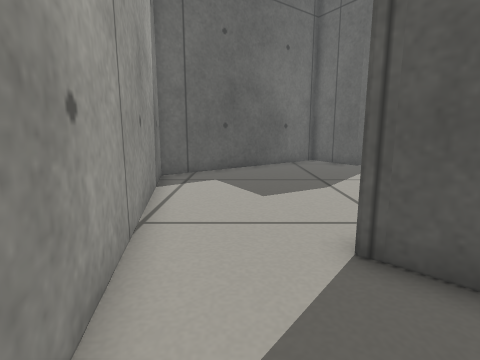
view 1 (above)

12 first-person views from a walk through a world built for the Gazebo simulator. The camera is 0.37 m above the floor, tilts 10° down and sees 80° across. The floor is counted in squares, 0.2 m on a side. Each view is taken from the middle of a square. On the plan, view 1 faces up. The plan holds only what a view shows up to about 16 squares ahead; the rest is blank.

view 2
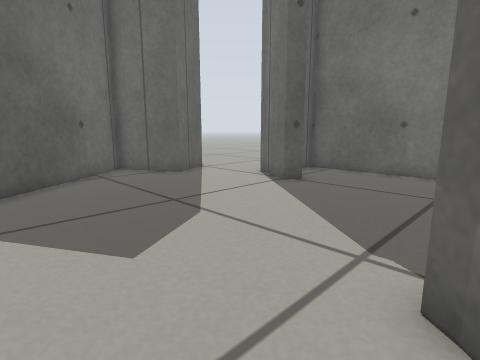

view 3
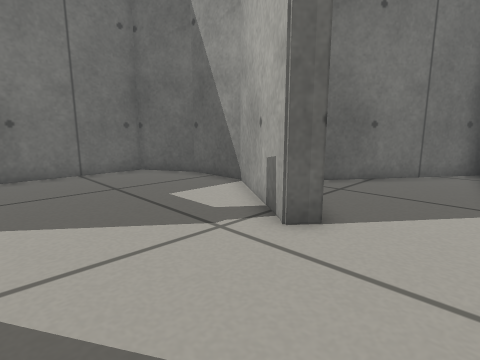

view 4
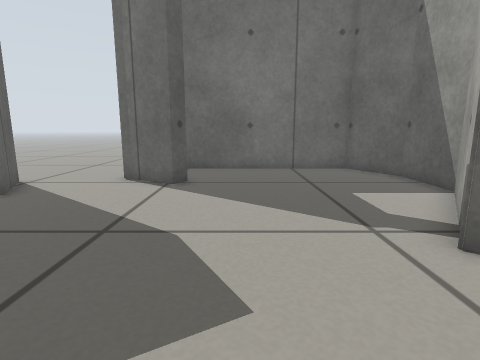

view 5
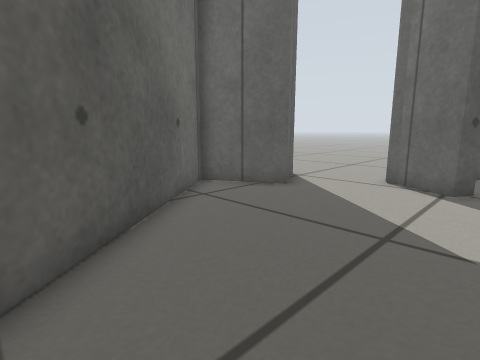

view 6
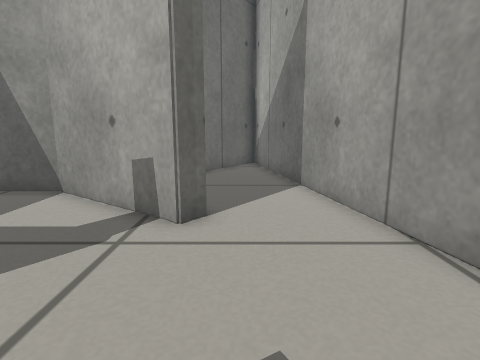

view 7
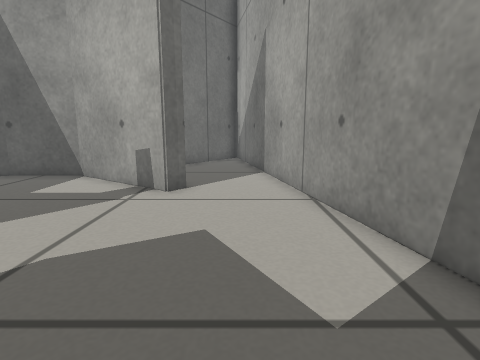

view 8
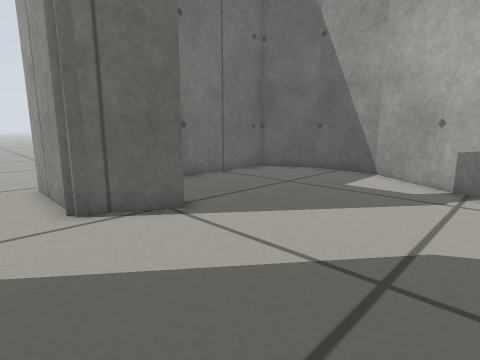

view 9
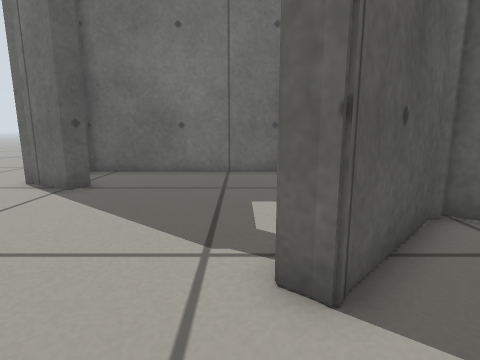

view 10
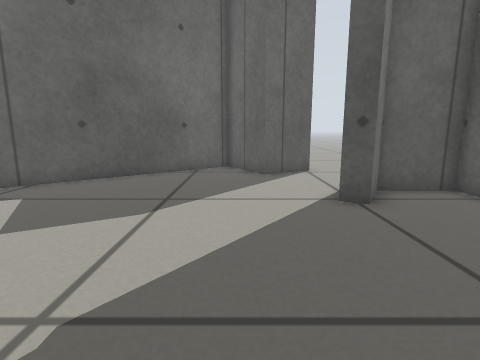

view 11
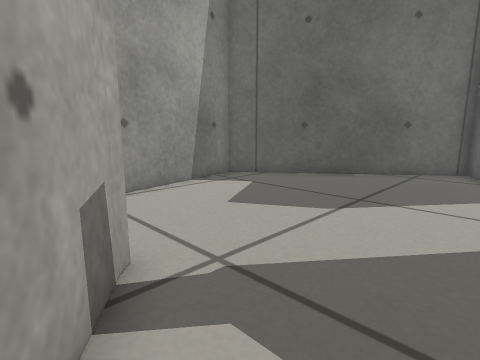

view 12
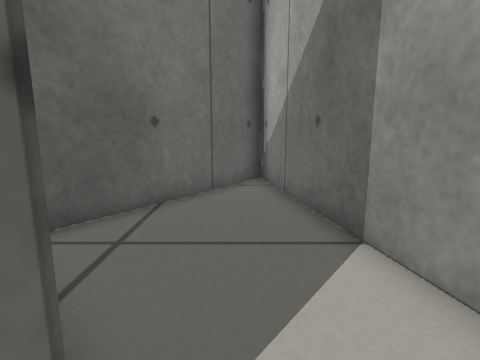

### Floor plan
Points are (right, up) in squares from view 1. A wall is a line through its corners. A room is listed if a view was taken in it or the views show most of it. See-through windows are left out.
Room 1 (views 1, 2, 3, 4, 5, 6, 7, 8, 9, 10, 11, 12)
walls: (2.2, 4.5) (6.4, 1.6) (9.3, 1.6) (11.6, 2.9) (11.6, 11.6) (9.2, 11.6) (8.2, 9.9) (7.6, 10.3) (8.9, 12.5); (2, 3.7) (1.7, 4) (2.3, 4.6) (2.6, 4.3); (4.8, 1) (1.7, 4) (2.2, 4.6); (7, 15.3) (6, 14.7) (4.4, 17.5) (-3.2, 11.5) (0.2, -6) (5.1, 0.7)
ways out: opening at (8, 13.5)

Positions as (right, up) in squares from view 1, and headings:
1: (0, 0), facing up
2: (-1, 4), facing up-right
3: (-1, 9), facing down-right
4: (-2, 8), facing right
5: (-2, 9), facing up-right
6: (1, 10), facing down
7: (0, 13), facing down
8: (2, 14), facing down-right
9: (-1, 5), facing right
10: (5, 3), facing up
11: (6, 3), facing up-left
12: (1, 5), facing down
